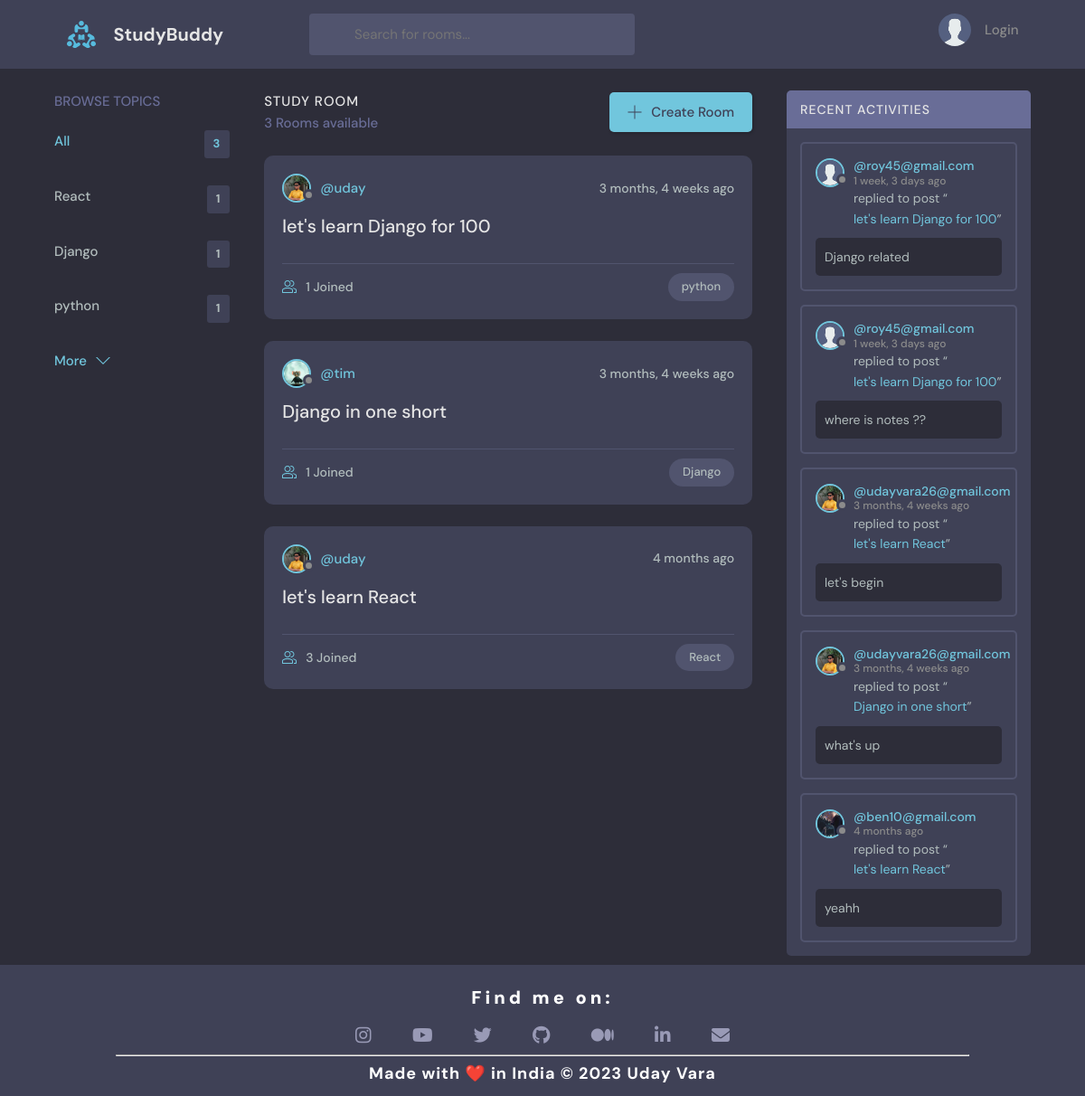
The app's page /, older data.
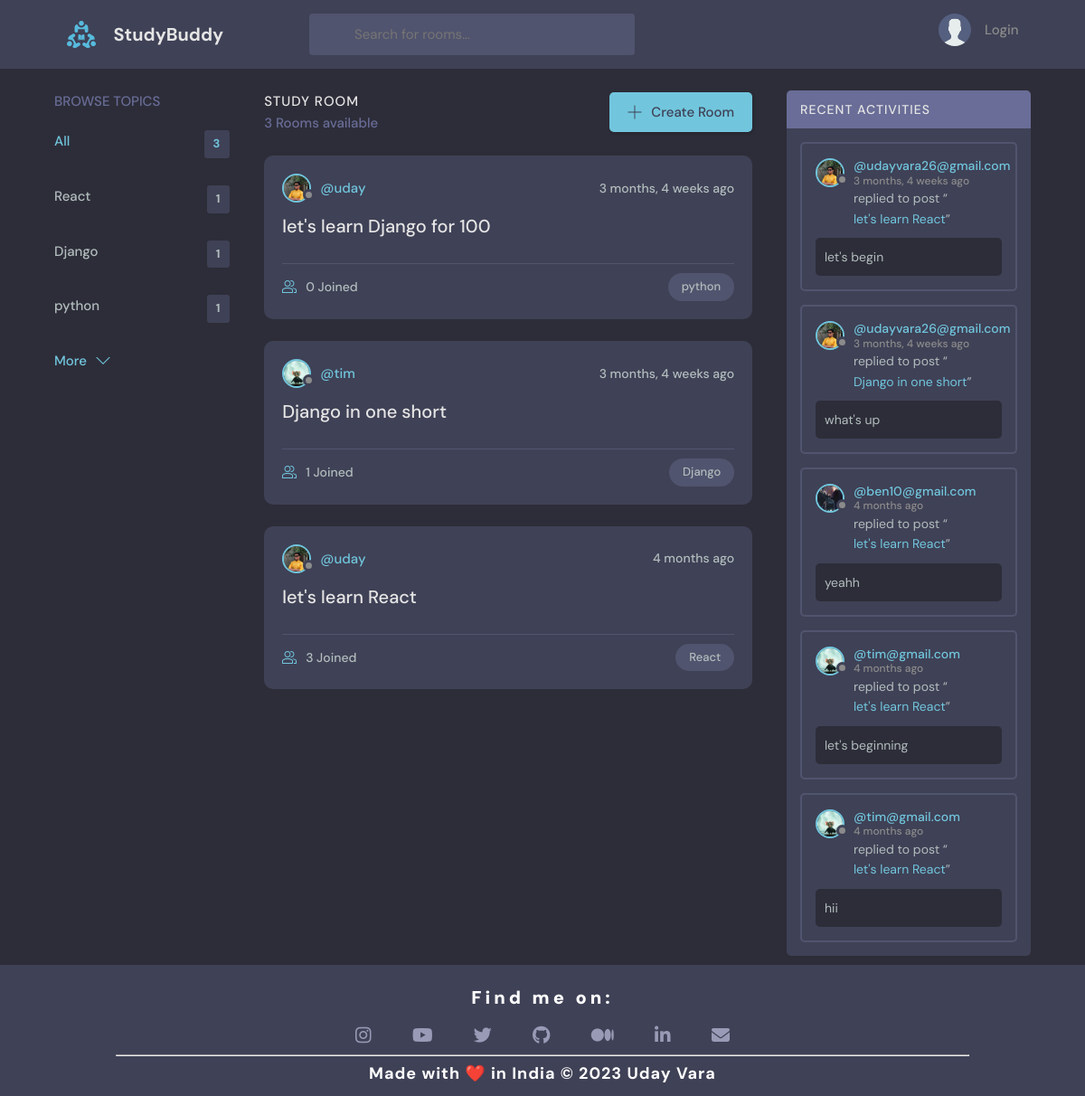
The same page, newer data.
### base/models.py (models this page shows, shortened)
class Topic(models.Model):
    name = models.CharField(max_length=200)

class Room(models.Model):
    host = models.ForeignKey(User, on_delete=models.SET_NULL, null=True)
    topic = models.ForeignKey(Topic, on_delete=models.SET_NULL, null=True)
    name = models.CharField(max_length=200)
    description = models.TextField(null=True, blank=True)
    participants = models.ManyToManyField(User, related_name='participants', blank=True)
    update = models.DateTimeField(auto_now=True)
    created = models.DateTimeField(auto_now_add=True)
    class Meta:
        ordering = ['-update', '-created']
    def __str__(self):
        return self.name

class User(AbstractUser):
    name = models.CharField(max_length= 200 , null= True)
    email = models.EmailField( unique=True,null= True)
    bio = models.TextField(null= True)
    avatar = models.ImageField(null = True , default = "avatar.svg")
    USERNAME_FIELD = 'email'
    REQUIRED_FIELDS = ['username']

class Message(models.Model):
    user = models.ForeignKey(User,on_delete=models.CASCADE)
    room= models.ForeignKey(Room,on_delete=models.CASCADE)
    body = models.TextField()
    update = models.DateTimeField(auto_now=True)
    created = models.DateTimeField(auto_now_add=True)
    class Meta:
        ordering = ['-update', '-created']

### base/views.py (the view)
# urls.py: path('',views.home, name = 'home'),
def home(request):
    q = request.GET.get('q') if request.GET.get('q')  != None else ''
    rooms = Room.objects.filter(
        Q(topic__name__icontains=q) |
        Q(name__icontains=q) |
        Q(description__icontains=q)
        )
    topics = Topic.objects.all()[0:5]
    room_count =  rooms.count()
    room_messages = Message.objects.filter(Q(room__topic__name__icontains=q))[0:5]
    context =  {'rooms': rooms , 'topics': topics , 'room_count' : room_count , 'room_messages': room_messages}
    return render(request, 'base/home.html',context)

### base/templates/base/home.html (shortened to what this page needs)
{% extends 'main.html' %}
{% block content %}
<main class="layout layout--3">
      <div class="container">
        {% include 'base/topics_component.html' %}
        <div class="roomList">
          <div class="roomList__header">
            <div>
              <h2>Study Room</h2>
              <p>{{room_count}} Rooms available</p>
            </div>
            <a class="btn btn--main" href="{% url 'create-room' %}">
              <svg version="1.1" xmlns="http://www.w3.org/2000/svg" width="32" height="32" viewBox="0 0 32 32">
                <title>add</title>
                <path
                  d="M16.943 0.943h-1.885v14.115h-14.115v1.885h14.115v14.115h1.885v-14.115h14.115v-1.885h-14.115v-14.115z"
                ></path>
              </svg>
              Create Room
            </a>
          </div>
          {% include 'base/feed_component.html' %}
        </div>
        {% include 'base/activity_component.html' %}
      </div>
</main>
{% include 'footer.html' %}
{% endblock %}

### base/templates/base/topics_component.html
<div class="topics">
    <div class="topics__header">
      <h2>Browse Topics</h2>
    </div>
    <ul class="topics__list">
      <li>
        <a href="{% url 'home' %}" class="active">All<span>{{topics.count}}</span></a>
      </li>
      {% for topic in topics %}
      <li>
        <a href="{% url 'home' %}?q={{topic.name}}">{{topic.name}}<span>{{topic.room_set.all.count}}</span></a>
      </li>
      {% endfor %}
    </ul>
    <a class="btn btn--link" href=" {% url 'topics' %}">
      More
      <svg version="1.1" xmlns="http://www.w3.org/2000/svg" width="32" height="32" viewBox="0 0 32 32">
        <title>chevron-down</title>
        <path d="M16 21l-13-13h-3l16 16 16-16h-3l-13 13z"></path>
      </svg>
    </a>
  </div>

### base/templates/base/feed_component.html (shortened to what this page needs)
{% for room in rooms %}
<div class="roomListRoom">
    <div class="roomListRoom__header">
        {% if room.host %}
        <a href="{% url 'user-Profile' room.host.id %}" class="roomListRoom__author">
         {% endif %}
        <div class="avatar avatar--small">
          <img src="{{room.host.avatar.url}}" />
        </div>
        <span>@{{room.host.username}}</span>
      </a>
      <div class="roomListRoom__actions">
        <span>{{room.created|timesince}} ago</span>
      </div>
    </div>
    <div class="roomListRoom__content">
      <a href="{% url 'room' room.id %}">{{room.name}}</a>
    </div>
    <div class="roomListRoom__meta">
      <a href="{% url 'room' room.id %}" class="roomListRoom__joined">
        {{room.participants.all.count}} Joined
      </a>
      <p class="roomListRoom__topic">{{room.topic.name}}</p>
    </div>
</div>
{% endfor %}

### base/templates/base/activity_component.html (shortened to what this page needs)
<div class="activities">
    <div class="activities__header">
      <h2>Recent Activities</h2>
    </div>
    {% for message in room_messages %}
    <div class="activities__box">
      <div class="activities__boxHeader roomListRoom__header">
        <a href="{% url 'user-Profile' message.user.id %}" class="roomListRoom__author">
          <div class="avatar avatar--small">
            <img src="{{message.user.avatar.url}}" />
          </div>
          <p>
            @{{ message.user }}
            <span> {{ message.created|timesince }} ago</span>
          </p>
        </a>
    </div>
      <div class="activities__boxContent">
        <p>replied to post “<a href="{% url 'room' message.room.id %}">{{message.room}}</a>”</p>
        <div class="activities__boxRoomContent">
          {{message.body}}
        </div>
      </div>
    </div>
    {% endfor %}
</div>

Row changes from the older to the newer data that the page shows:
removed Message: user.avatar (placeholder picture), user "roy45@gmail.com", created "1 week, 3 days", room "let's learn Django for 100", body "Django related"
removed Message: user.avatar (placeholder picture), user "roy45@gmail.com", created "1 week, 3 days", room "let's learn Django for 100", body "where is notes ??"
computed for Room "let's learn Django for 100": participants.all.count "1" → "0"
now on this page (row unchanged): Message: user.avatar (picture), user "tim@gmail.com", created "4 months", room "let's learn React", body "let's beginning"
now on this page (row unchanged): Message: user.avatar (picture), user "tim@gmail.com", created "4 months", room "let's learn React", body "hii"
